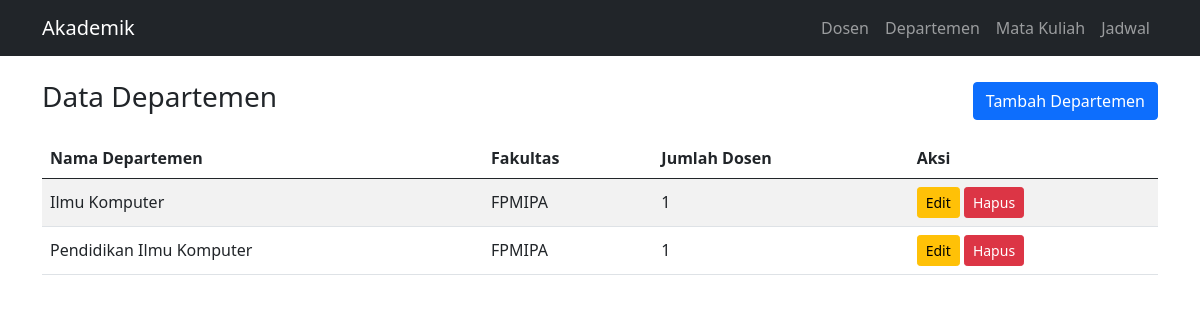
The page /index.php?page=departments on the database its author committed.
### tables this page shows
CREATE TABLE `departments` (
  `id` int(11) NOT NULL,
  `department_name` varchar(100) NOT NULL,
  `faculty` varchar(100) NOT NULL
);

### index.php (called while the page is built, shortened)
<?php
require_once __DIR__ . '/models/DB.php';
require_once __DIR__ . '/views/render.php';
$page = $_GET['page'] ?? 'lecturers';
$action = $_GET['action'] ?? 'index';
$controllers = [
    'lecturers' => new LecturerController(),
    'courses' => new CourseController(),
    'schedules' => new CourseScheduleController(),
    'departments' => new DepartmentController(),
];
$controllers[$page]->dispatch($action);

### models/DB.php (called while the page is built, shortened)
<?php
class DB
{
    private $connection;
    public function __construct()
    {
        $this->connection = new mysqli(
            Config::$db_host,
            Config::$db_user,
            Config::$db_pass,
            Config::$db_name
        );
        $this->connection->set_charset('utf8mb4');
    }
    protected function fetchAll($sql, $params = [])
    {
        $result = $this->run($sql, $params);
        return $result->fetch_all(MYSQLI_ASSOC);
    }
    private function run($sql, $params)
    {
        $statement = $this->connection->prepare($sql);
        $statement->execute();
        $result = $statement->get_result();
        return $result === false ? $statement->affected_rows : $result;
    }
}

### models/Department.php (called while the page is built, shortened)
<?php
class Department extends DB
{
    public function all()
    {
        return $this->fetchAll(
            'SELECT departments.*,
                    COUNT(DISTINCT lecturers.id) AS lecturer_count
             FROM departments
             LEFT JOIN lecturers ON lecturers.department_id = departments.id
             GROUP BY departments.id, departments.department_name, departments.faculty
             ORDER BY departments.department_name'
        );
    }
}

### views/departments/index.php (the view, shortened to what this page needs)
<div class="d-flex justify-content-between align-items-center mb-3">
    <h1 class="h3">Data Departemen</h1>
    <a class="btn btn-primary" href="index.php?page=departments&action=create">Tambah Departemen</a>
</div>
<div class="table-responsive">
    <table class="table table-striped align-middle">
        <thead><tr><th>Nama Departemen</th><th>Fakultas</th><th>Jumlah Dosen</th><th>Aksi</th></tr></thead>
        <tbody>
        <?php foreach ($departments as $department): ?>
            <tr>
                <td><?= e($department['department_name']) ?></td>
                <td><?= e($department['faculty']) ?></td>
                <td><?= e($department['lecturer_count']) ?></td>
                <td class="text-nowrap">
                    <a class="btn btn-sm btn-warning" href="index.php?page=departments&action=edit&id=<?= e($department['id']) ?>">Edit</a>
                    <form class="d-inline" method="post" action="index.php?page=departments&action=delete" onsubmit="return confirm('Hapus departemen ini? Dosen terkait akan menjadi tanpa departemen.')">
                        <button class="btn btn-sm btn-danger" type="submit">Hapus</button>
                    </form>
                </td>
            </tr>
        <?php endforeach; ?>
        </tbody>
    </table>
</div>

### rows shown on the page
departments: department_name "Ilmu Komputer", faculty "FPMIPA", lecturer_count "1"
departments: department_name "Pendidikan Ilmu Komputer", faculty "FPMIPA", lecturer_count "1"
